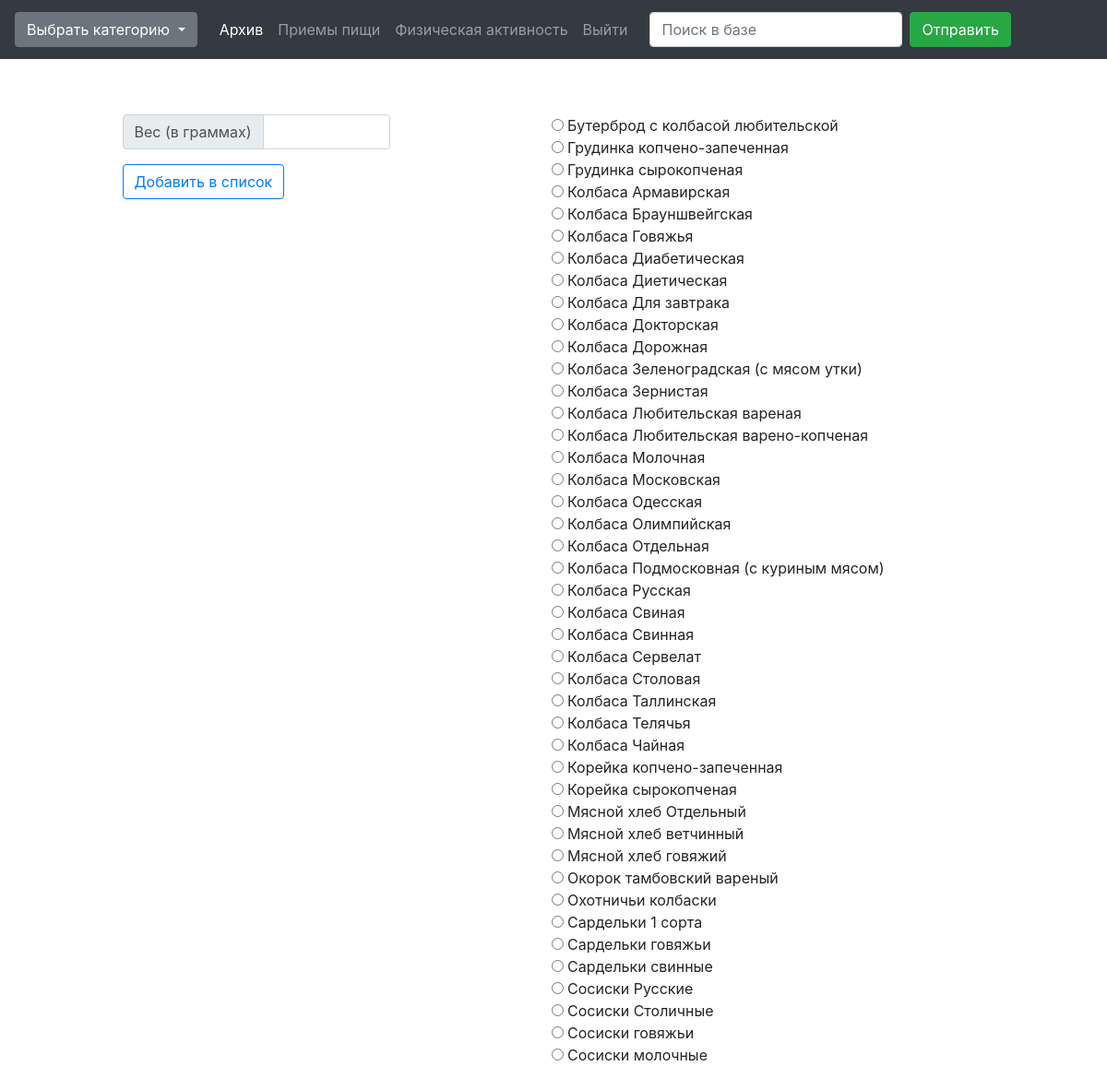
The app's page /searchlink/Колбасы (signed in) with its own data.
### tables this page shows
CREATE TABLE constant_food (_id integer primary key autoincrement, name string, category string, water float, prot float, fat float, nzhk float, hol float, mds float, kr float, carbo float, pv float, ok float, zola float, na float, k float, ca float, mg float, p float, fe float, a float, kar float, re float, te float, b1 float, b2 float, rr float, ne float, c float, ec float, additional int, rating int);

### manage.py (the view)
@app.route('/searchlink/<string:search_string>')
@login_required
def searchlink(search_string):
    path = os.path.dirname(os.path.abspath(__file__))
    db = os.path.join(path, 'diacompanion.db')
    con = sqlite3.connect(db)
    cur = con.cursor()
    cur.execute("""SELECT DISTINCT (name) name,_id FROM
                constant_food WHERE category LIKE ?
                GROUP BY name""", ('%{}%'.format(search_string),))
    result = cur.fetchall()
    con.close()
    return render_template('searching_add.html', result=result)

### manage.py (called while the page is built)
@login_manager.user_loader
def load_user(user_id):
    return User.query.get(int(user_id))

### templates/searching_add.html (shortened to what this page needs)
<!DOCTYPE html>
<html>
<head>
    <link rel="stylesheet" href="https://stackpath.bootstrapcdn.com/bootstrap/4.4.1/css/bootstrap.min.css">
    <link rel="stylesheet" href="//cdn.datatables.net/1.10.21/css/jquery.dataTables.min.css">
</head>
<body>
    <header style="height: 60px;">
        <nav class="navbar fixed-top navbar-expand-lg navbar-dark bg-dark">
            <div class="navbar-brand">
                <div class="dropdown">
                    <button class="btn btn-secondary dropdown-toggle" type="button" id="dropdownMenuButton"
                        data-toggle="dropdown" aria-haspopup="true" aria-expanded="false">
                        Выбрать категорию
                    </button>
                </div>
            </div>
            <div class="collapse navbar-collapse" id="navbarNav">
                <ul class="navbar-nav mr-3">
                    <li class="nav-item active">
                        <a class="nav-link" href="{{ url_for('arch') }}">Архив<span class="sr-only">(current)</span></a>
                    </li>
                    <li class="nav-item">
                        <a class="nav-link" href="{{ url_for('lk') }}">Приемы пищи</a>
                    </li>
                    <li class="nav-item">
                        <a class="nav-link" href="{{ url_for('activity') }}">Физическая активность</a>
                    </li>
                    <li class="nav-item">
                        <a class="nav-link" href="{{ url_for('logout') }}">Выйти</a>
                    </li>
                </ul>
                <form class="form-inline my-2 my-lg-0" action="/search" method="POST">
                    <input class="form-control mr-sm-2" type="search" placeholder="Поиск в базе" aria-label="Search"
                        name="input_query" required>
                    <button class="btn btn-success my-2 my-sm-0" type="submit">Отправить</button>
                </form>
            </div>
        </nav>
    </header>
    <form method='POST' action='/favourites'>
        <div class="container mt-5 mb-5" id='pole' style='display: flex; flex-direction: row;'>
            <div class="container" style="max-width: 320px;">
                <div class="input-group mt-3">
                    <div class="input-group-prepend">
                        <label class="input-group-text">Вес (в граммах)</label>
                    </div>
                    <input class="form-control" type="number" name="libra" value="" id="libra">
                </div>
                <button type="submit" class="btn btn-outline-primary mt-3" id='btn_add' name='btn_add'>Добавить в
                список</button>
            </div>
            <div class='container mt-3' id='bluda'
                style="border-radius: 0.5rem; max-width: 500px;">
                {% for row in result %}
                <div class="form-check pl-0">
                    <input type="radio" class="check" name="row" id="{{row[1]}}" value="{{row[0]}}">
                    {{ row[0] }}<br>
                </div>
                {% endfor %}
            </div>
        </div>
    </form>
</body>
</html>

### records on screen
constant_food: name "Бутерброд с колбасой любительской"
constant_food: name "Грудинка копчено-запеченная"
constant_food: name "Грудинка сырокопченая"
constant_food: name "Колбаса Армавирская"
constant_food: name "Колбаса Брауншвейгская"
constant_food: name "Колбаса Говяжья"
constant_food: name "Колбаса Диабетическая"
constant_food: name "Колбаса Диетическая"
constant_food: name "Колбаса Для завтрака"
constant_food: name "Колбаса Докторская"
constant_food: name "Колбаса Дорожная"
constant_food: name "Колбаса Зеленоградская (с мясом утки)"
constant_food: name "Колбаса Зернистая"
constant_food: name "Колбаса Любительская вареная"
constant_food: name "Колбаса Любительская варено-копченая"
constant_food: name "Колбаса Молочная"
constant_food: name "Колбаса Московская"
constant_food: name "Колбаса Одесская"
constant_food: name "Колбаса Олимпийская"
constant_food: name "Колбаса Отдельная"
constant_food: name "Колбаса Подмосковная (с куриным мясом)"
constant_food: name "Колбаса Русская"
constant_food: name "Колбаса Свиная"
constant_food: name "Колбаса Свинная"
constant_food: name "Колбаса Сервелат"
constant_food: name "Колбаса Столовая"
constant_food: name "Колбаса Таллинская"
constant_food: name "Колбаса Телячья"
constant_food: name "Колбаса Чайная"
constant_food: name "Корейка копчено-запеченная"
constant_food: name "Корейка сырокопченая"
constant_food: name "Мясной хлеб Отдельный"
constant_food: name "Мясной хлеб ветчинный"
constant_food: name "Мясной хлеб говяжий"
constant_food: name "Окорок тамбовский вареный"
constant_food: name "Охотничьи колбаски"
constant_food: name "Сардельки 1 сорта"
constant_food: name "Сардельки говяжьи"
constant_food: name "Сардельки свинные"
constant_food: name "Сосиски Русские"
constant_food: name "Сосиски Столичные"
constant_food: name "Сосиски говяжьи"
constant_food: name "Сосиски молочные"
